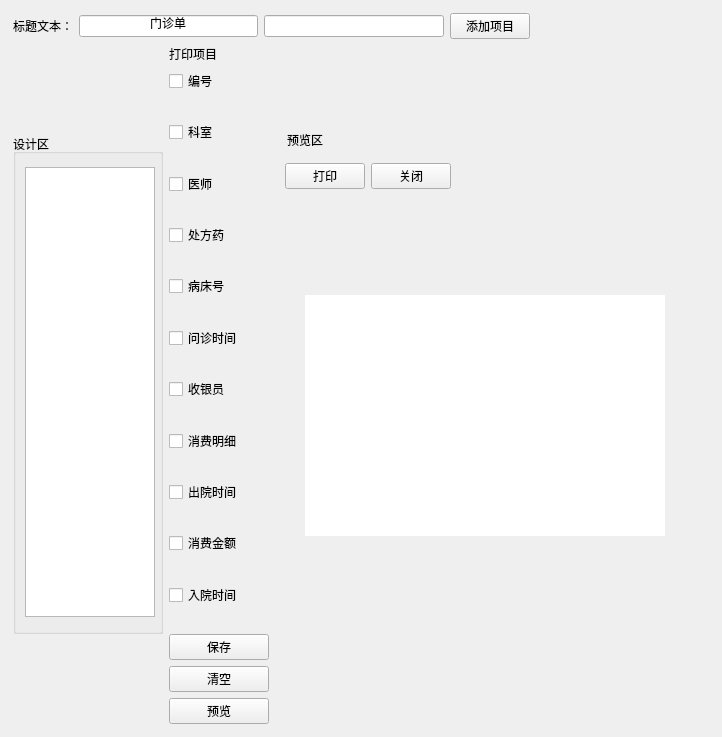
<?xml version="1.0" encoding="UTF-8"?>
<ui version="4.0">
 <class>OutPatientBtn</class>
 <widget class="QWidget" name="OutPatientBtn">
  <property name="geometry">
   <rect>
    <x>0</x>
    <y>0</y>
    <width>722</width>
    <height>737</height>
   </rect>
  </property>
  <property name="windowTitle">
   <string>Form</string>
  </property>
  <layout class="QVBoxLayout" name="verticalLayout">
   <property name="leftMargin">
    <number>13</number>
   </property>
   <property name="topMargin">
    <number>13</number>
   </property>
   <property name="rightMargin">
    <number>13</number>
   </property>
   <property name="bottomMargin">
    <number>13</number>
   </property>
   <item>
    <layout class="QHBoxLayout" name="horizontalLayout_2">
     <item>
      <widget class="QLabel" name="label">
       <property name="text">
        <string>标题文本：</string>
       </property>
      </widget>
     </item>
     <item>
      <widget class="QLineEdit" name="lineEdit">
       <property name="text">
        <string>门诊单</string>
       </property>
       <property name="alignment">
        <set>Qt::AlignCenter</set>
       </property>
       <property name="dragEnabled">
        <bool>false</bool>
       </property>
       <property name="readOnly">
        <bool>true</bool>
       </property>
      </widget>
     </item>
     <item>
      <widget class="QLineEdit" name="lineEditAdd"/>
     </item>
     <item>
      <widget class="QPushButton" name="btnAdd">
       <property name="text">
        <string>添加项目</string>
       </property>
      </widget>
     </item>
     <item>
      <spacer name="horizontalSpacer_2">
       <property name="orientation">
        <enum>Qt::Horizontal</enum>
       </property>
       <property name="sizeHint" stdset="0">
        <size>
         <width>40</width>
         <height>20</height>
        </size>
       </property>
      </spacer>
     </item>
    </layout>
   </item>
   <item>
    <layout class="QHBoxLayout" name="horizontalLayout">
     <item>
      <widget class="QGroupBox" name="groupBox">
       <property name="sizePolicy">
        <sizepolicy hsizetype="Fixed" vsizetype="Fixed">
         <horstretch>0</horstretch>
         <verstretch>0</verstretch>
        </sizepolicy>
       </property>
       <property name="minimumSize">
        <size>
         <width>150</width>
         <height>500</height>
        </size>
       </property>
       <property name="maximumSize">
        <size>
         <width>150</width>
         <height>500</height>
        </size>
       </property>
       <property name="title">
        <string>设计区</string>
       </property>
       <property name="alignment">
        <set>Qt::AlignLeading|Qt::AlignLeft|Qt::AlignTop</set>
       </property>
       <layout class="QVBoxLayout" name="verticalLayout_8">
        <item>
         <widget class="QListWidget" name="listWidgetShowCheckBox">
          <property name="sizePolicy">
           <sizepolicy hsizetype="Fixed" vsizetype="Fixed">
            <horstretch>0</horstretch>
            <verstretch>0</verstretch>
           </sizepolicy>
          </property>
          <property name="minimumSize">
           <size>
            <width>130</width>
            <height>450</height>
           </size>
          </property>
          <property name="maximumSize">
           <size>
            <width>140</width>
            <height>450</height>
           </size>
          </property>
         </widget>
        </item>
       </layout>
      </widget>
     </item>
     <item>
      <layout class="QVBoxLayout" name="verticalLayout_10">
       <item>
        <layout class="QVBoxLayout" name="verticalLayout_9">
         <item>
          <widget class="QLabel" name="label_2">
           <property name="text">
            <string>打印项目</string>
           </property>
          </widget>
         </item>
         <item>
          <layout class="QVBoxLayout" name="verticalLayout_2">
           <item>
            <widget class="QCheckBox" name="checkBox">
             <property name="maximumSize">
              <size>
               <width>100</width>
               <height>16777215</height>
              </size>
             </property>
             <property name="text">
              <string>编号</string>
             </property>
            </widget>
           </item>
           <item>
            <spacer name="verticalSpacer_6">
             <property name="orientation">
              <enum>Qt::Vertical</enum>
             </property>
             <property name="sizeHint" stdset="0">
              <size>
               <width>20</width>
               <height>40</height>
              </size>
             </property>
            </spacer>
           </item>
           <item>
            <widget class="QCheckBox" name="checkBox_3">
             <property name="maximumSize">
              <size>
               <width>100</width>
               <height>16777215</height>
              </size>
             </property>
             <property name="text">
              <string>科室</string>
             </property>
            </widget>
           </item>
           <item>
            <spacer name="verticalSpacer_7">
             <property name="orientation">
              <enum>Qt::Vertical</enum>
             </property>
             <property name="sizeHint" stdset="0">
              <size>
               <width>20</width>
               <height>40</height>
              </size>
             </property>
            </spacer>
           </item>
           <item>
            <widget class="QCheckBox" name="checkBox_4">
             <property name="maximumSize">
              <size>
               <width>100</width>
               <height>16777215</height>
              </size>
             </property>
             <property name="text">
              <string>医师</string>
             </property>
            </widget>
           </item>
           <item>
            <spacer name="verticalSpacer_8">
             <property name="orientation">
              <enum>Qt::Vertical</enum>
             </property>
             <property name="sizeHint" stdset="0">
              <size>
               <width>20</width>
               <height>40</height>
              </size>
             </property>
            </spacer>
           </item>
           <item>
            <widget class="QCheckBox" name="checkBox_2">
             <property name="maximumSize">
              <size>
               <width>100</width>
               <height>16777215</height>
              </size>
             </property>
             <property name="text">
              <string>处方药</string>
             </property>
            </widget>
           </item>
           <item>
            <spacer name="verticalSpacer_9">
             <property name="orientation">
              <enum>Qt::Vertical</enum>
             </property>
             <property name="sizeHint" stdset="0">
              <size>
               <width>20</width>
               <height>40</height>
              </size>
             </property>
            </spacer>
           </item>
           <item>
            <widget class="QCheckBox" name="checkBox_10">
             <property name="maximumSize">
              <size>
               <width>100</width>
               <height>16777215</height>
              </size>
             </property>
             <property name="text">
              <string>病床号</string>
             </property>
            </widget>
           </item>
           <item>
            <spacer name="verticalSpacer_10">
             <property name="orientation">
              <enum>Qt::Vertical</enum>
             </property>
             <property name="sizeHint" stdset="0">
              <size>
               <width>20</width>
               <height>40</height>
              </size>
             </property>
            </spacer>
           </item>
           <item>
            <widget class="QCheckBox" name="checkBox_5">
             <property name="maximumSize">
              <size>
               <width>100</width>
               <height>16777215</height>
              </size>
             </property>
             <property name="text">
              <string>问诊时间</string>
             </property>
            </widget>
           </item>
           <item>
            <spacer name="verticalSpacer_12">
             <property name="orientation">
              <enum>Qt::Vertical</enum>
             </property>
             <property name="sizeHint" stdset="0">
              <size>
               <width>20</width>
               <height>40</height>
              </size>
             </property>
            </spacer>
           </item>
           <item>
            <widget class="QCheckBox" name="checkBox_8">
             <property name="maximumSize">
              <size>
               <width>100</width>
               <height>16777215</height>
              </size>
             </property>
             <property name="text">
              <string>收银员</string>
             </property>
            </widget>
           </item>
           <item>
            <spacer name="verticalSpacer_11">
             <property name="orientation">
              <enum>Qt::Vertical</enum>
             </property>
             <property name="sizeHint" stdset="0">
              <size>
               <width>20</width>
               <height>40</height>
              </size>
             </property>
            </spacer>
           </item>
           <item>
            <widget class="QCheckBox" name="checkBox_7">
             <property name="maximumSize">
              <size>
               <width>100</width>
               <height>16777215</height>
              </size>
             </property>
             <property name="text">
              <string>消费明细</string>
             </property>
            </widget>
           </item>
           <item>
            <spacer name="verticalSpacer_13">
             <property name="orientation">
              <enum>Qt::Vertical</enum>
             </property>
             <property name="sizeHint" stdset="0">
              <size>
               <width>20</width>
               <height>40</height>
              </size>
             </property>
            </spacer>
           </item>
           <item>
            <widget class="QCheckBox" name="checkBox_6">
             <property name="maximumSize">
              <size>
               <width>100</width>
               <height>16777215</height>
              </size>
             </property>
             <property name="text">
              <string>出院时间</string>
             </property>
            </widget>
           </item>
           <item>
            <spacer name="verticalSpacer_14">
             <property name="orientation">
              <enum>Qt::Vertical</enum>
             </property>
             <property name="sizeHint" stdset="0">
              <size>
               <width>20</width>
               <height>40</height>
              </size>
             </property>
            </spacer>
           </item>
           <item>
            <widget class="QCheckBox" name="checkBox_9">
             <property name="maximumSize">
              <size>
               <width>100</width>
               <height>16777215</height>
              </size>
             </property>
             <property name="text">
              <string>消费金额</string>
             </property>
            </widget>
           </item>
           <item>
            <spacer name="verticalSpacer_15">
             <property name="orientation">
              <enum>Qt::Vertical</enum>
             </property>
             <property name="sizeHint" stdset="0">
              <size>
               <width>20</width>
               <height>40</height>
              </size>
             </property>
            </spacer>
           </item>
           <item>
            <widget class="QCheckBox" name="checkBox_11">
             <property name="maximumSize">
              <size>
               <width>100</width>
               <height>16777215</height>
              </size>
             </property>
             <property name="text">
              <string>入院时间</string>
             </property>
            </widget>
           </item>
           <item>
            <spacer name="verticalSpacer_5">
             <property name="orientation">
              <enum>Qt::Vertical</enum>
             </property>
             <property name="sizeHint" stdset="0">
              <size>
               <width>20</width>
               <height>40</height>
              </size>
             </property>
            </spacer>
           </item>
          </layout>
         </item>
        </layout>
       </item>
       <item>
        <layout class="QVBoxLayout" name="verticalLayout_7">
         <item>
          <widget class="QPushButton" name="btnSave">
           <property name="maximumSize">
            <size>
             <width>100</width>
             <height>16777215</height>
            </size>
           </property>
           <property name="text">
            <string>保存</string>
           </property>
          </widget>
         </item>
         <item>
          <widget class="QPushButton" name="btnClear">
           <property name="maximumSize">
            <size>
             <width>100</width>
             <height>16777215</height>
            </size>
           </property>
           <property name="text">
            <string>清空</string>
           </property>
          </widget>
         </item>
         <item>
          <widget class="QPushButton" name="btnPreview">
           <property name="maximumSize">
            <size>
             <width>100</width>
             <height>16777215</height>
            </size>
           </property>
           <property name="text">
            <string>预览</string>
           </property>
          </widget>
         </item>
         <item>
          <spacer name="verticalSpacer_3">
           <property name="orientation">
            <enum>Qt::Vertical</enum>
           </property>
           <property name="sizeHint" stdset="0">
            <size>
             <width>20</width>
             <height>40</height>
            </size>
           </property>
          </spacer>
         </item>
        </layout>
       </item>
      </layout>
     </item>
     <item>
      <widget class="QWidget" name="widget" native="true">
       <property name="sizePolicy">
        <sizepolicy hsizetype="Fixed" vsizetype="Fixed">
         <horstretch>0</horstretch>
         <verstretch>0</verstretch>
        </sizepolicy>
       </property>
       <property name="minimumSize">
        <size>
         <width>420</width>
         <height>500</height>
        </size>
       </property>
       <property name="maximumSize">
        <size>
         <width>450</width>
         <height>550</height>
        </size>
       </property>
       <widget class="QGroupBox" name="groupBoxMzd">
        <property name="enabled">
         <bool>true</bool>
        </property>
        <property name="geometry">
         <rect>
          <x>10</x>
          <y>20</y>
          <width>400</width>
          <height>500</height>
         </rect>
        </property>
        <property name="sizePolicy">
         <sizepolicy hsizetype="Fixed" vsizetype="Fixed">
          <horstretch>0</horstretch>
          <verstretch>0</verstretch>
         </sizepolicy>
        </property>
        <property name="minimumSize">
         <size>
          <width>400</width>
          <height>500</height>
         </size>
        </property>
        <property name="maximumSize">
         <size>
          <width>400</width>
          <height>500</height>
         </size>
        </property>
        <property name="sizeIncrement">
         <size>
          <width>400</width>
          <height>600</height>
         </size>
        </property>
        <property name="styleSheet">
         <string notr="true">QGroupBox{border:none;}</string>
        </property>
        <property name="title">
         <string>预览区</string>
        </property>
        <layout class="QVBoxLayout" name="verticalLayout_6">
         <property name="leftMargin">
          <number>0</number>
         </property>
         <property name="topMargin">
          <number>0</number>
         </property>
         <property name="rightMargin">
          <number>0</number>
         </property>
         <property name="bottomMargin">
          <number>0</number>
         </property>
         <item>
          <spacer name="verticalSpacer_2">
           <property name="orientation">
            <enum>Qt::Vertical</enum>
           </property>
           <property name="sizeHint" stdset="0">
            <size>
             <width>20</width>
             <height>40</height>
            </size>
           </property>
          </spacer>
         </item>
         <item>
          <layout class="QVBoxLayout" name="verticalLayout_4">
           <item>
            <layout class="QHBoxLayout" name="horizontalLayout_5">
             <item>
              <widget class="QPushButton" name="pushButton_2">
               <property name="text">
                <string>打印</string>
               </property>
              </widget>
             </item>
             <item>
              <widget class="QPushButton" name="btnClose">
               <property name="text">
                <string>关闭</string>
               </property>
              </widget>
             </item>
             <item>
              <spacer name="horizontalSpacer">
               <property name="orientation">
                <enum>Qt::Horizontal</enum>
               </property>
               <property name="sizeHint" stdset="0">
                <size>
                 <width>40</width>
                 <height>20</height>
                </size>
               </property>
              </spacer>
             </item>
            </layout>
           </item>
           <item>
            <widget class="QFrame" name="ghdFrame">
             <property name="sizePolicy">
              <sizepolicy hsizetype="Fixed" vsizetype="Fixed">
               <horstretch>0</horstretch>
               <verstretch>0</verstretch>
              </sizepolicy>
             </property>
             <property name="minimumSize">
              <size>
               <width>400</width>
               <height>400</height>
              </size>
             </property>
             <property name="maximumSize">
              <size>
               <width>400</width>
               <height>400</height>
              </size>
             </property>
             <property name="sizeIncrement">
              <size>
               <width>400</width>
               <height>500</height>
              </size>
             </property>
             <property name="styleSheet">
              <string notr="true">QFrame
{border-image: url(:/image/mzd.jpg);}
QListView{border-image:url();}</string>
             </property>
             <widget class="QListWidget" name="listWidgetPreviewCheckBox">
              <property name="geometry">
               <rect>
                <x>20</x>
                <y>100</y>
                <width>360</width>
                <height>241</height>
               </rect>
              </property>
              <property name="sizePolicy">
               <sizepolicy hsizetype="Fixed" vsizetype="Fixed">
                <horstretch>0</horstretch>
                <verstretch>0</verstretch>
               </sizepolicy>
              </property>
              <property name="minimumSize">
               <size>
                <width>360</width>
                <height>0</height>
               </size>
              </property>
              <property name="maximumSize">
               <size>
                <width>360</width>
                <height>16777215</height>
               </size>
              </property>
              <property name="styleSheet">
               <string notr="true">border:none;</string>
              </property>
             </widget>
            </widget>
           </item>
           <item>
            <spacer name="verticalSpacer_4">
             <property name="orientation">
              <enum>Qt::Vertical</enum>
             </property>
             <property name="sizeHint" stdset="0">
              <size>
               <width>20</width>
               <height>40</height>
              </size>
             </property>
            </spacer>
           </item>
          </layout>
         </item>
        </layout>
       </widget>
      </widget>
     </item>
    </layout>
   </item>
  </layout>
 </widget>
 <resources/>
 <connections/>
</ui>
